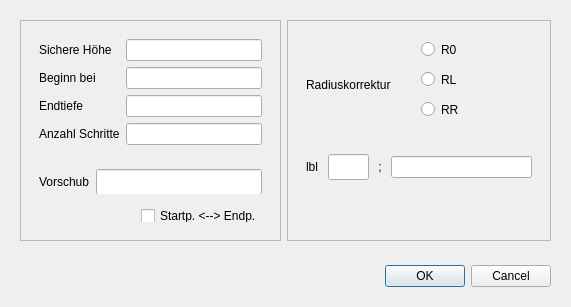
<?xml version="1.0" encoding="UTF-8"?>
<ui version="4.0">
 <class>Dialog_contour</class>
 <widget class="QDialog" name="Dialog_contour">
  <property name="geometry">
   <rect>
    <x>0</x>
    <y>0</y>
    <width>521</width>
    <height>282</height>
   </rect>
  </property>
  <property name="windowTitle">
   <string>Fräsen Kontur</string>
  </property>
  <layout class="QVBoxLayout" name="verticalLayout_3">
   <item>
    <widget class="QWidget" name="widget_6" native="true">
     <layout class="QHBoxLayout" name="horizontalLayout_5">
      <item>
       <widget class="QFrame" name="frame">
        <property name="frameShape">
         <enum>QFrame::StyledPanel</enum>
        </property>
        <property name="frameShadow">
         <enum>QFrame::Raised</enum>
        </property>
        <layout class="QVBoxLayout" name="verticalLayout">
         <item>
          <widget class="QWidget" name="widget_3" native="true">
           <layout class="QFormLayout" name="formLayout">
            <item row="0" column="0">
             <widget class="QLabel" name="label_1">
              <property name="text">
               <string>Sichere Höhe</string>
              </property>
             </widget>
            </item>
            <item row="0" column="1">
             <widget class="QLineEdit" name="lineEdit_1"/>
            </item>
            <item row="1" column="0">
             <widget class="QLabel" name="label_2">
              <property name="text">
               <string>Beginn bei</string>
              </property>
             </widget>
            </item>
            <item row="1" column="1">
             <widget class="QLineEdit" name="lineEdit_2"/>
            </item>
            <item row="2" column="0">
             <widget class="QLabel" name="label_3">
              <property name="text">
               <string>Endtiefe</string>
              </property>
             </widget>
            </item>
            <item row="2" column="1">
             <widget class="QLineEdit" name="lineEdit_3"/>
            </item>
            <item row="3" column="0">
             <widget class="QLabel" name="label_6">
              <property name="text">
               <string>Anzahl Schritte</string>
              </property>
             </widget>
            </item>
            <item row="3" column="1">
             <widget class="QLineEdit" name="lineEdit_4"/>
            </item>
           </layout>
          </widget>
         </item>
         <item>
          <spacer name="verticalSpacer">
           <property name="orientation">
            <enum>Qt::Vertical</enum>
           </property>
           <property name="sizeHint" stdset="0">
            <size>
             <width>20</width>
             <height>0</height>
            </size>
           </property>
          </spacer>
         </item>
         <item>
          <widget class="QWidget" name="widget_4" native="true">
           <property name="minimumSize">
            <size>
             <width>202</width>
             <height>34</height>
            </size>
           </property>
           <layout class="QHBoxLayout" name="horizontalLayout_4">
            <item>
             <widget class="QLabel" name="label_4">
              <property name="minimumSize">
               <size>
                <width>0</width>
                <height>26</height>
               </size>
              </property>
              <property name="text">
               <string>Vorschub</string>
              </property>
             </widget>
            </item>
            <item>
             <widget class="QLineEdit" name="lineEdit_5">
              <property name="minimumSize">
               <size>
                <width>0</width>
                <height>26</height>
               </size>
              </property>
             </widget>
            </item>
           </layout>
          </widget>
         </item>
         <item>
          <spacer name="verticalSpacer_2">
           <property name="orientation">
            <enum>Qt::Vertical</enum>
           </property>
           <property name="sizeHint" stdset="0">
            <size>
             <width>20</width>
             <height>0</height>
            </size>
           </property>
          </spacer>
         </item>
         <item>
          <widget class="QWidget" name="widget_5" native="true">
           <property name="minimumSize">
            <size>
             <width>241</width>
             <height>31</height>
            </size>
           </property>
           <layout class="QHBoxLayout" name="horizontalLayout_2">
            <item>
             <spacer name="horizontalSpacer_2">
              <property name="orientation">
               <enum>Qt::Horizontal</enum>
              </property>
              <property name="sizeHint" stdset="0">
               <size>
                <width>84</width>
                <height>20</height>
               </size>
              </property>
             </spacer>
            </item>
            <item>
             <widget class="QCheckBox" name="checkBox_1">
              <property name="minimumSize">
               <size>
                <width>0</width>
                <height>0</height>
               </size>
              </property>
              <property name="text">
               <string>Startp. &lt;--&gt; Endp.</string>
              </property>
             </widget>
            </item>
           </layout>
          </widget>
         </item>
         <item>
          <spacer name="verticalSpacer_3">
           <property name="orientation">
            <enum>Qt::Vertical</enum>
           </property>
           <property name="sizeHint" stdset="0">
            <size>
             <width>20</width>
             <height>0</height>
            </size>
           </property>
          </spacer>
         </item>
        </layout>
       </widget>
      </item>
      <item>
       <widget class="QFrame" name="frame_2">
        <property name="frameShape">
         <enum>QFrame::StyledPanel</enum>
        </property>
        <property name="frameShadow">
         <enum>QFrame::Raised</enum>
        </property>
        <layout class="QVBoxLayout" name="verticalLayout_2">
         <item>
          <widget class="QWidget" name="widget_7" native="true">
           <layout class="QHBoxLayout" name="horizontalLayout_3">
            <item>
             <widget class="QLabel" name="label_5">
              <property name="text">
               <string>Radiuskorrektur</string>
              </property>
             </widget>
            </item>
            <item>
             <widget class="QWidget" name="widget_2" native="true">
              <property name="minimumSize">
               <size>
                <width>111</width>
                <height>91</height>
               </size>
              </property>
              <widget class="QRadioButton" name="radioButton_1">
               <property name="geometry">
                <rect>
                 <x>0</x>
                 <y>0</y>
                 <width>105</width>
                 <height>21</height>
                </rect>
               </property>
               <property name="text">
                <string>R0</string>
               </property>
              </widget>
              <widget class="QRadioButton" name="radioButton_2">
               <property name="geometry">
                <rect>
                 <x>0</x>
                 <y>30</y>
                 <width>105</width>
                 <height>21</height>
                </rect>
               </property>
               <property name="text">
                <string>RL</string>
               </property>
              </widget>
              <widget class="QRadioButton" name="radioButton_3">
               <property name="geometry">
                <rect>
                 <x>0</x>
                 <y>60</y>
                 <width>105</width>
                 <height>21</height>
                </rect>
               </property>
               <property name="text">
                <string>RR</string>
               </property>
              </widget>
             </widget>
            </item>
           </layout>
          </widget>
         </item>
         <item>
          <widget class="QWidget" name="widget_8" native="true">
           <layout class="QHBoxLayout" name="horizontalLayout_6">
            <item>
             <widget class="QLabel" name="label">
              <property name="text">
               <string>lbl </string>
              </property>
             </widget>
            </item>
            <item>
             <widget class="QLineEdit" name="lineEdit_6">
              <property name="minimumSize">
               <size>
                <width>41</width>
                <height>26</height>
               </size>
              </property>
              <property name="maximumSize">
               <size>
                <width>41</width>
                <height>16777215</height>
               </size>
              </property>
             </widget>
            </item>
            <item>
             <widget class="QLabel" name="label_7">
              <property name="text">
               <string> ; </string>
              </property>
             </widget>
            </item>
            <item>
             <widget class="QLineEdit" name="lineEdit_7">
              <property name="minimumSize">
               <size>
                <width>141</width>
                <height>0</height>
               </size>
              </property>
             </widget>
            </item>
           </layout>
          </widget>
         </item>
         <item>
          <spacer name="verticalSpacer_5">
           <property name="orientation">
            <enum>Qt::Vertical</enum>
           </property>
           <property name="sizeHint" stdset="0">
            <size>
             <width>20</width>
             <height>40</height>
            </size>
           </property>
          </spacer>
         </item>
        </layout>
       </widget>
      </item>
     </layout>
    </widget>
   </item>
   <item>
    <spacer name="verticalSpacer_4">
     <property name="orientation">
      <enum>Qt::Vertical</enum>
     </property>
     <property name="sizeHint" stdset="0">
      <size>
       <width>20</width>
       <height>0</height>
      </size>
     </property>
    </spacer>
   </item>
   <item>
    <widget class="QWidget" name="widget" native="true">
     <layout class="QHBoxLayout" name="horizontalLayout">
      <item>
       <spacer name="horizontalSpacer">
        <property name="orientation">
         <enum>Qt::Horizontal</enum>
        </property>
        <property name="sizeHint" stdset="0">
         <size>
          <width>245</width>
          <height>20</height>
         </size>
        </property>
       </spacer>
      </item>
      <item>
       <widget class="QDialogButtonBox" name="buttonBox">
        <property name="orientation">
         <enum>Qt::Horizontal</enum>
        </property>
        <property name="standardButtons">
         <set>QDialogButtonBox::Cancel|QDialogButtonBox::Ok</set>
        </property>
       </widget>
      </item>
     </layout>
    </widget>
   </item>
  </layout>
 </widget>
 <resources/>
 <connections>
  <connection>
   <sender>buttonBox</sender>
   <signal>accepted()</signal>
   <receiver>Dialog_contour</receiver>
   <slot>accept()</slot>
   <hints>
    <hint type="sourcelabel">
     <x>478</x>
     <y>261</y>
    </hint>
    <hint type="destinationlabel">
     <x>157</x>
     <y>274</y>
    </hint>
   </hints>
  </connection>
  <connection>
   <sender>buttonBox</sender>
   <signal>rejected()</signal>
   <receiver>Dialog_contour</receiver>
   <slot>reject()</slot>
   <hints>
    <hint type="sourcelabel">
     <x>316</x>
     <y>260</y>
    </hint>
    <hint type="destinationlabel">
     <x>286</x>
     <y>274</y>
    </hint>
   </hints>
  </connection>
 </connections>
</ui>
